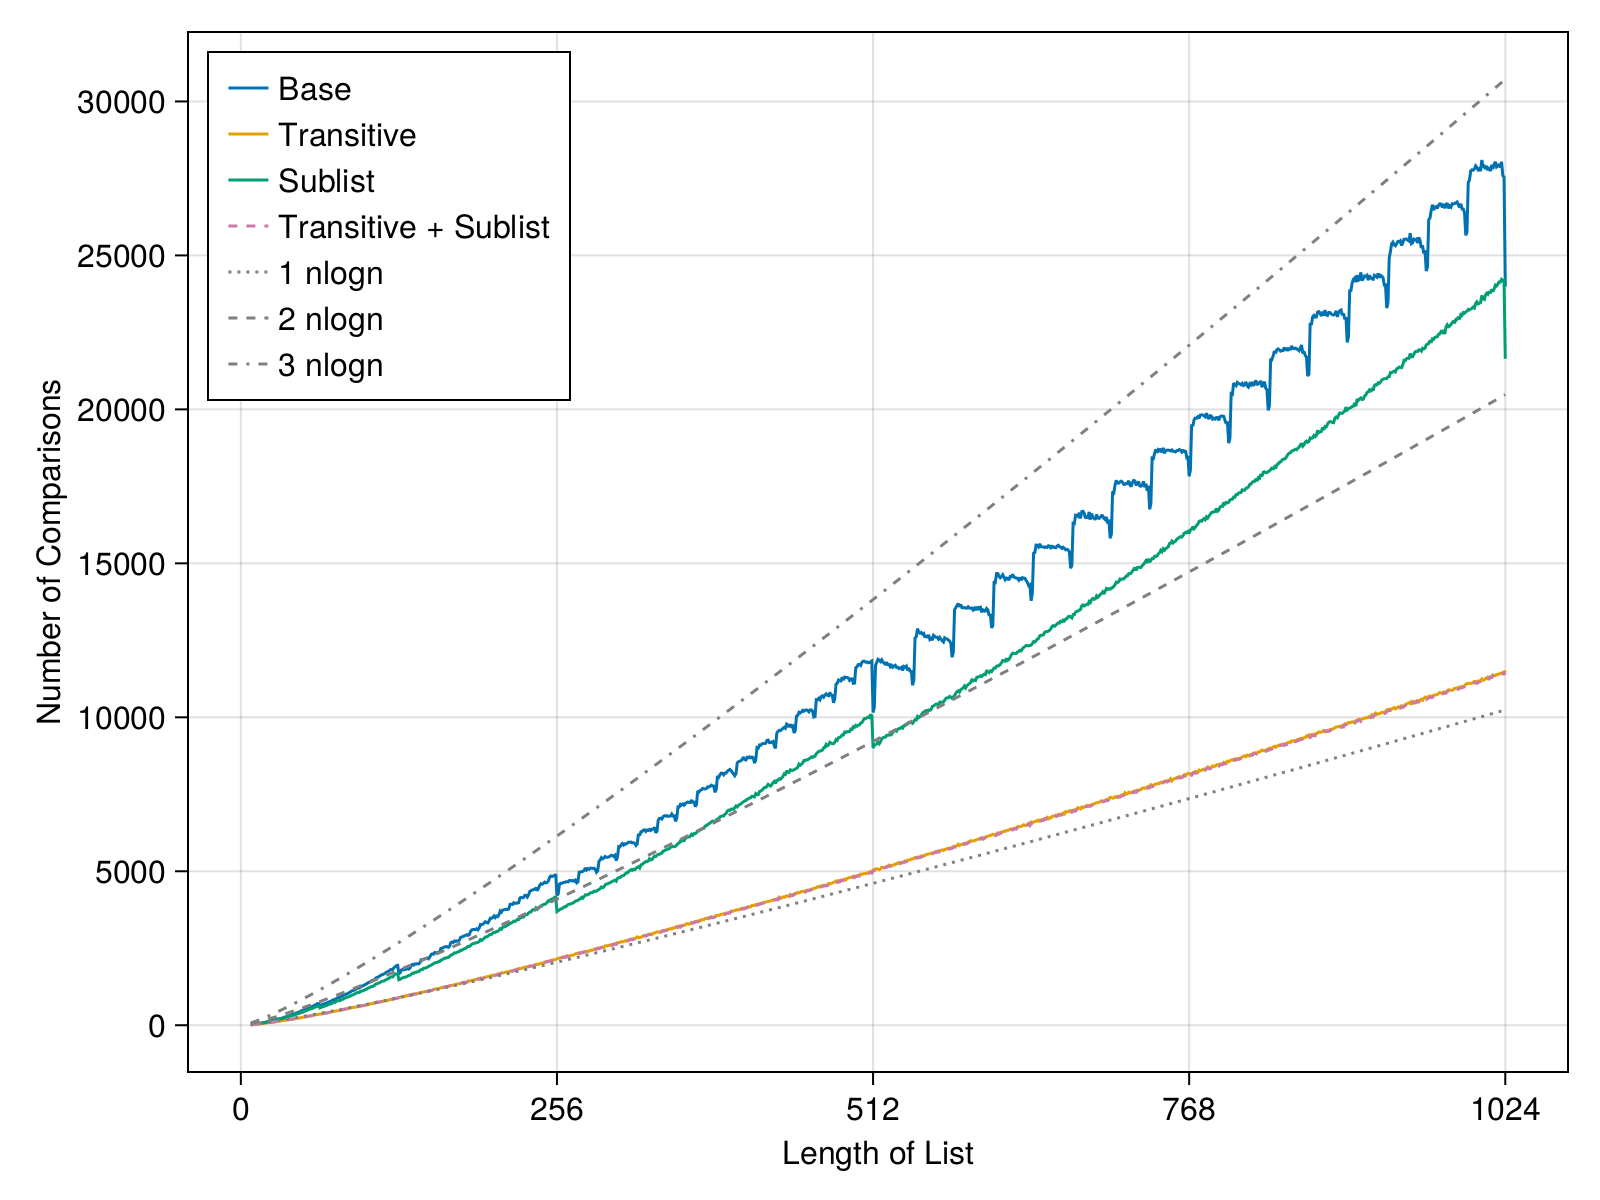

This chart was generated by the following Julia code:
using CSV, DataFrames, CairoMakie, Statistics

df_base = combine(groupby(CSV.read("base.tsv", DataFrame), :length), :comparisons => mean)
df_transitive = combine(groupby(CSV.read("transitive.tsv", DataFrame), :length), :comparisons => mean)
df_sublist = combine(groupby(CSV.read("sublist.tsv", DataFrame), :length), :comparisons => mean)
df_transitive_sublist = combine(groupby(CSV.read("transitive+sublist.tsv", DataFrame), :length), :comparisons => mean)

x = collect(8:1024)
nlogn = x .* log2.(x)

f = Figure()
ax = Axis(f[1, 1], xticks = 0:256:1024, yticks = 0:5000:30000, ytickformat = v -> ["$(Int(x))" for x in v], xlabel = "Length of List", ylabel = "Number of Comparisons")

lines!(ax, df_base[:, :length], df_base[:, :comparisons_mean], label = "Base") # ~2.8 nlogn
lines!(ax, df_transitive[:, :length], df_transitive[:, :comparisons_mean], label = "Transitive") # ~1.1 nlogn
lines!(ax, df_sublist[:, :length], df_sublist[:, :comparisons_mean], label = "Sublist") # ~2.2 nlogn
lines!(ax, df_transitive_sublist[:, :length], df_transitive_sublist[:, :comparisons_mean], label = "Transitive + Sublist")

lines!(ax, x, nlogn, label = "1 nlogn", color = :gray, linestyle = :dot)
lines!(ax, x, 2 .* nlogn, label = "2 nlogn", color = :gray, linestyle = :dash)
lines!(ax, x, 3 .* nlogn, label = "3 nlogn", color = :gray, linestyle = :dashdot)

axislegend(ax, position = :lt)

save("plot.png", f, px_per_unit = 2)